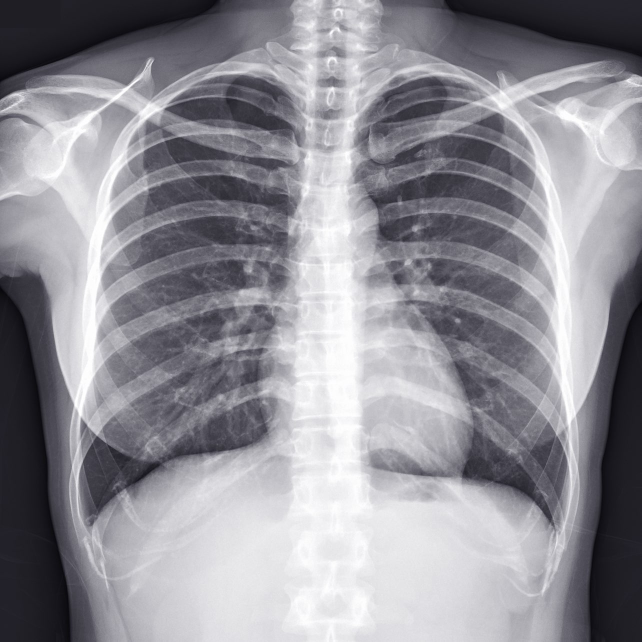
%> input picture radiograph1.jpg, 1283 x 1283 px (shown at 1/2 size)
$ octave psfmtfConv.m   (GNU Octave 9; MATLAB toolbox functions it lacks are replaced by stand-ins)
%> lines starting %> are read from the running program, lines starting %| are printed output that depends on the picture
f=imread('radiograph1.jpg'); %Carga el archivo siempre
%> f is the input picture: size 1283x1283x3 uint8; mean R, G, B 144.3, 143.2, 150.1
%                            y cuando esté en la misma carpeta
imshow(f)
%%

f=f(:,:,1); %%Tomar solo 1 canal
%> f: size 1283x1283 uint8
imshow(f);

%%
f=double(f)/255; %%
%> f: size 1283x1283 double
imshow(f);

%%
f=imresize(f,0.25); %Redimenciona el tamaño a 1/4 de la original
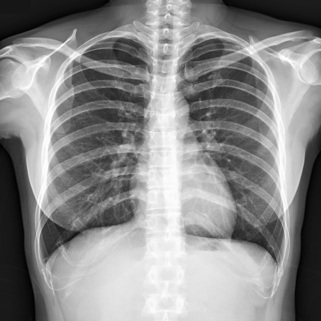
%> f: size 321x321 double; min 0.0355, max 1, mean 0.566; drawn with min black and max white
figure(1);
subplot(2,2,1);
imshow(f,[]);
subplot(2,2,2);
mesh(f) %Gráfica 3D del espectro

%%
h=10*fspecial('gaussian',7,2); %filtro gaussiano

subplot(2,2,3);
imshow(h,[]);
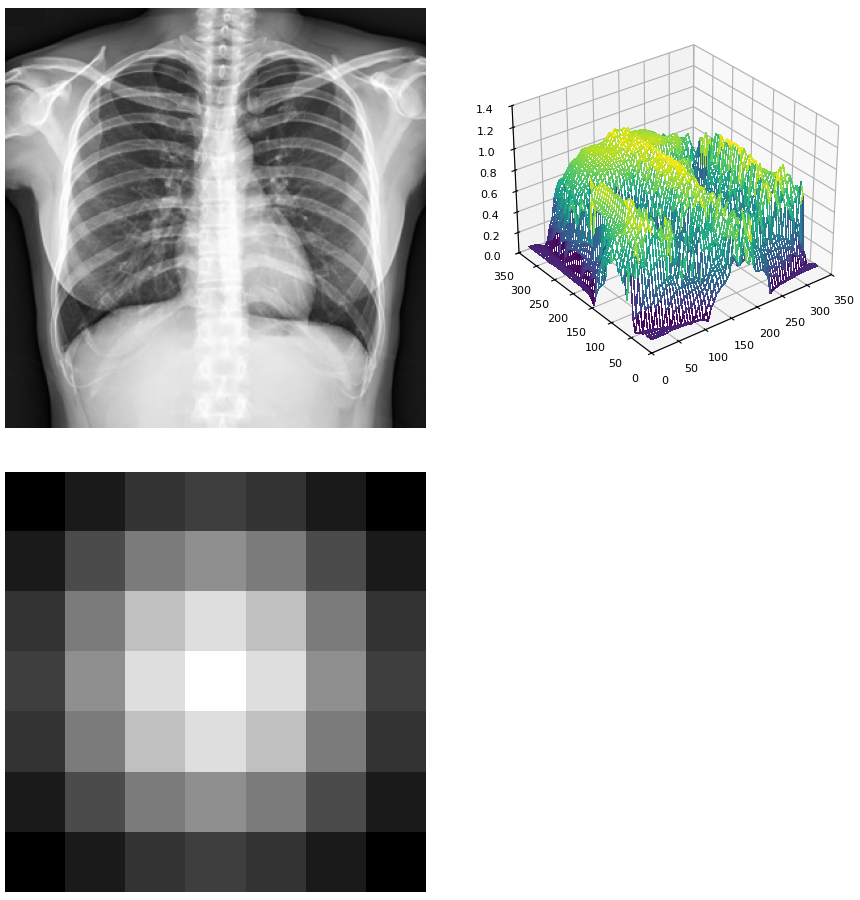
%> figure redrawn from the program's plot data, 3 panels
mesh(h);

sum(sum(h));

g = conv2(f,h,'same'); %Calcula un promedio en el espectro
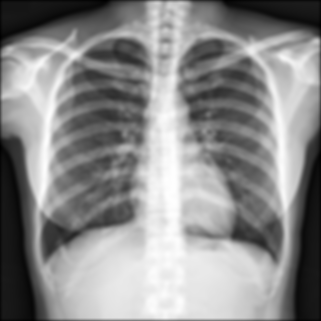
%> g: size 321x321 double; min 0.404, max 9.89, mean 5.63; drawn with min black and max white

subplot(2,2,4);
%mesh(g);
imshow(g,[]);
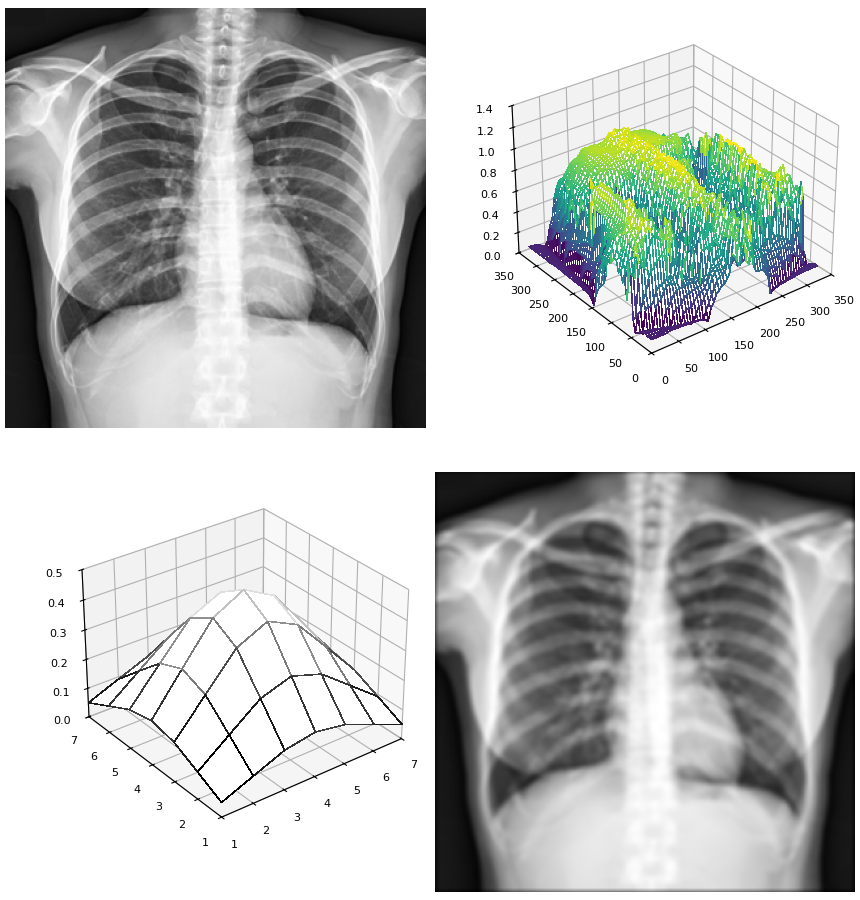
%> figure redrawn from the program's plot data, 4 panels
%%

%> (the run ends here)
